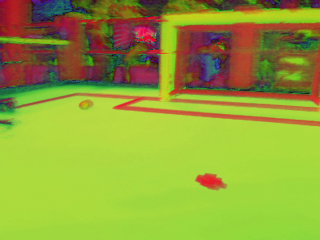
//> input picture RhobanVisionLog/log2/63.png, 320 x 240 px
$ ./main ../RhobanVisionLog/log2/ 3 3 ../RhobanVisionLog/log2/63.png ../RhobanVisionLog/log2/63.png 3   (built with g++ and OpenCV 4)
//> lines starting //> are read from the running program, lines starting //| are printed output that depends on the picture
//> in fetchImages, image is the input picture: 240 rows x 320 cols, CV_8UC3; mean B, G, R 55.8, 161.2, 146.5
### src/Tools.h
#ifndef TOOLS_H
#define TOOLS_H

#include <opencv2/core/core.hpp>

using namespace cv;

class Tools
{
public:
    Tools();
    static float distance(Point p1, Point p2);
    static int getNearestPoint(vector<Point> list, Point p);
};

#endif // TOOLS_H

### src/PixelClassifier.h
#ifndef PIXELCLASSIFIER_H
#define PIXELCLASSIFIER_H

#include <opencv2/core/core.hpp>
#include <opencv2/highgui/highgui.hpp>
#include <opencv2/imgproc/imgproc.hpp>
#include <iostream>

#include "Tools.h"

using namespace cv;
using namespace std;
using namespace Tools;

enum PixelClass { BUT, BALLE, LIGNE, TERRAIN, POUBELLE };

class PixelClassifier
{

    Mat sourceImage;
    Mat classMat;

    PixelClass getClass(uchar hue, uchar saturation, uchar value);
    bool isInRange(char source, char dest, char range = 10);
    void setColorFromClass(Vec3b &dest, char src);

public:
    PixelClassifier();
    void setImage(const Mat &image);
    void computeMatrix();
    void generateImageFromClass(Mat &dest);

    void getOneClass(Mat &dest, PixelClass cl);
    void filterOutOfTerrain();
    bool detectGoal(vector<Point> &goalCorners, Point &center);
    bool detectBall(Point2f &outputCenter, float &outputRadius);
};

#endif // PIXELCLASSIFIER_H

### src/PixelClassifier.cpp
#include "PixelClassifier.h"

PixelClassifier::PixelClassifier()
{

}

void PixelClassifier::setImage(const Mat &image) {
    // set image in class and compute its class Matrix
    // Image must be in HSV

    sourceImage = image.clone();
    preprocess();
//> (this line was passed over: preprocess is not available in this run)
    computeMatrix();
    Mat terrainFiltered, goalFiltered;
    filterOutOfTerrain(terrainFiltered);
    filterGoal(goalFiltered);

    classMat.setTo(POUBELLE);
    for(int x=0; x<classMat.cols; x++) {
        for(int y=0; y<classMat.rows; y++) {
            classMat.at<char>(y,x) = goalFiltered.at<char>(y,x);
            if(terrainFiltered.at<char>(y,x) != POUBELLE)
                classMat.at<char>(y,x) = terrainFiltered.at<char>(y,x);
        }
    }

}

// [8 lines left out: function preprocess, not called in this run]

void PixelClassifier::computeMatrix() {
    // generate a class matrix from HSV matrix
    if(sourceImage.data == NULL)
        return;

    classMat.create(sourceImage.rows, sourceImage.cols, CV_8UC1);

    uchar hue, saturation, value;

    for(int x=0; x<sourceImage.cols; x++) {
        for(int y=0; y<sourceImage.rows; y++) {
            hue = sourceImage.at<Vec3b>(y,x)[0];
            saturation = sourceImage.at<Vec3b>(y,x)[1];
            value = sourceImage.at<Vec3b>(y,x)[2];
            classMat.at<char>(y,x) = (char)getClass(hue, saturation, value);
        }
    }
//> this loop made 320 passes
//> (hue, saturation, value) on passes 1 to 3: (61, 216, 158), (62, 215, 160), (63, 215, 159)
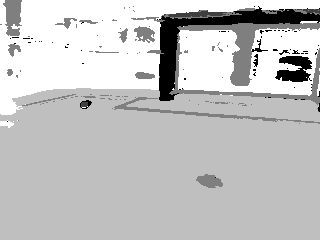
//> classMat: 240 rows x 320 cols, CV_8UC1; min 0, max 4, mean 3.06; drawn with min black and max white
//> after the loop, hue = 62; saturation = 214; value = 141
}

// [10 lines left out: function generateImageFromClass, not called in this run]

bool PixelClassifier::isInRange(char source, char dest, char range) {
    // tells if a value is around another value mod 180
    int largeSource = source;
    int largeDest = dest;

    if(largeDest < (largeSource + range)%180 && largeSource < (largeDest + range)%180 )
        return true;
    return false;
}

PixelClass PixelClassifier::getClass(uchar hue, uchar saturation, uchar value) {
    // return the class of a color


    if(isInRange(hue, 20) && saturation > 100 && value > 150) // orange
        return BALLE;
    if(isInRange(hue, 40) && saturation > 100  && value > 100) // jaune
        return BUT;
    if(isInRange(hue, 60) && saturation > 100 && value > 100) // vert
        return TERRAIN;
    if(value > 150) // Blanc
        return LIGNE;
    return POUBELLE;
}

// [208 lines left out: functions setColorFromClass, getOneClass, detectBall, detectGoal, filterOutOfTerrain, filterGoal and 1 more, not called in this run]

### src/main.cpp
#include <iostream>
#include <stdlib.h>
#include <sys/time.h>
#include <opencv2/core/core.hpp>
#include <opencv2/imgproc/imgproc.hpp>
#include <opencv2/highgui/highgui.hpp>
#include <opencv2/video/tracking.hpp>

#include "PixelClassifier.h"

using namespace std;
using namespace cv;

string dir = "RhobanVisionLog/log2/";
string ext = ".png";
string prefix = "";
int start = 100;
int end = 150;
int delay = 1000;

KalmanFilter KF(4, 2);
Point2f prevCenter(-1,-1);

void initKalmanInterpolation();
void KalmanInterpolation(Point2f center, bool isBallVisible, Mat out);
void fetchImages();
void process(Mat);

int main(int argc, char **argv) {

    if (argc < 4 || argc > 7){
        cout << "Usage: ComputerVision <image directory> <start image> <end image>" << endl
             << "                     [<image prefix> <image extension> <delay (ms)>]"
             << endl;
        return 0;
    }

    dir = argv[1];
    start = atoi(argv[2]);
    end = atoi(argv[3]);
    if (argc >= 5)
        prefix = argv[4];
    if (argc >= 6)
        ext = argv[5];
    if (argc >= 7)
        delay = atoi(argv[6]);

    initKalmanInterpolation();

//> (the run ends here: the program needs code that is not available in this run, at `filterOutOfTerrain(terrainFiltered);`)
